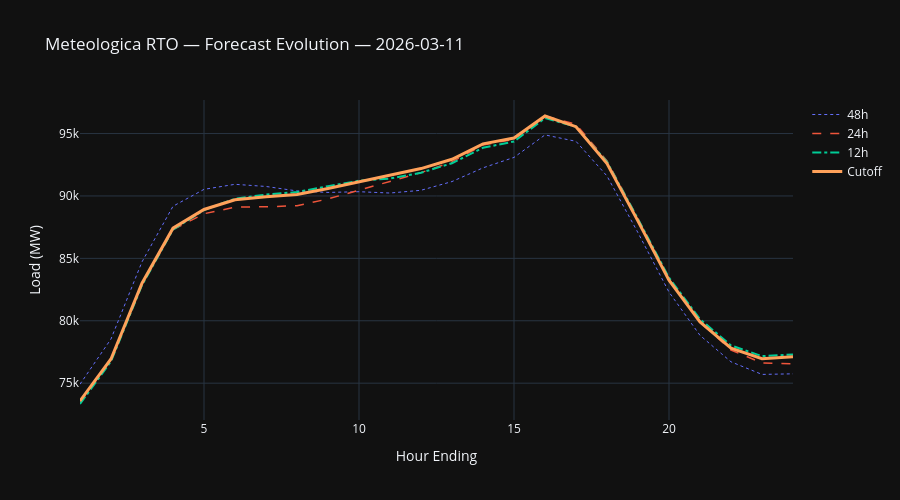

Write notebook code for a chart like this one.
### Markdown cell above
## 3. Forecast Evolution — Cutoff vs Lookbacks

### Code cell
# Overlay 48h -> 24h -> 12h -> cutoff for the latest forecast_date
latest_date = df["forecast_date"].max()
df_latest = df[df["forecast_date"] == latest_date].sort_values("hour_ending")

colors = {"48h": "#636EFA", "24h": "#EF553B", "12h": "#00CC96", "Cutoff": "#FFA15A"}
dashes = {"48h": "dot", "24h": "dash", "12h": "dashdot", "Cutoff": "solid"}

fig = go.Figure()
for label, col, width in [
    ("48h", "load_mw_48h", 1),
    ("24h", "load_mw_24h", 1.5),
    ("12h", "load_mw_12h", 2),
    ("Cutoff", "cutoff_load_mw", 3),
]:
    fig.add_trace(go.Scatter(
        x=df_latest["hour_ending"],
        y=df_latest[col],
        name=label,
        line=dict(color=colors[label], dash=dashes[label], width=width),
    ))

fig.update_layout(
    height=500,
    template="plotly_dark",
    title_text=f"Meteologica RTO \u2014 Forecast Evolution \u2014 {latest_date}",
    xaxis_title="Hour Ending",
    yaxis_title="Load (MW)",
)
fig.show()

### Figure 1 — Plotly figure (JSON) as saved in the notebook; plotly's stock layout.template omitted (floating-point values rounded to 4 significant figures)
{"data": [{"line": {"color": "#636EFA", "dash": "dot", "width": 1}, "name": "48h", "type": "scatter", "x": [1, 2, 3, 4, 5, 6, 7, 8, 9, 10, 11, 12, 13, 14, 15, 16, 17, 18, 19, 20, 21, 22, 23, 24], "y": [74920.0, 78540.0, 84720.0, 89170.0, 90530.0, 90930.0, 90760.0, 90400.0, 90280.0, 90340.0, 90230.0, 90450.0, 91150.0, 92250.0, 93090.0, 94890.0, 94380.0, 91600.0, 87050.0, 82300.0, 78830.0, 76710.0, 75700.0, 75750.0]}, {"line": {"color": "#EF553B", "dash": "dash", "width": 1.5}, "name": "24h", "type": "scatter", "x": [1, 2, 3, 4, 5, 6, 7, 8, 9, 10, 11, 12, 13, 14, 15, 16, 17, 18, 19, 20, 21, 22, 23, 24], "y": [73440.0, 76840.0, 82920.0, 87300.0, 88580.0, 89100.0, 89130.0, 89220.0, 89760.0, 90450.0, 91150.0, 91870.0, 92730.0, 94090.0, 94540.0, 96400.0, 95740.0, 92810.0, 88170.0, 83350.0, 79890.0, 77660.0, 76620.0, 76550.0]}, {"line": {"color": "#00CC96", "dash": "dashdot", "width": 2}, "name": "12h", "type": "scatter", "x": [1, 2, 3, 4, 5, 6, 7, 8, 9, 10, 11, 12, 13, 14, 15, 16, 17, 18, 19, 20, 21, 22, 23, 24], "y": [73330.0, 76740.0, 82850.0, 87300.0, 88870.0, 89780.0, 90110.0, 90310.0, 90790.0, 91220.0, 91400.0, 91860.0, 92620.0, 93860.0, 94360.0, 96240.0, 95550.0, 92720.0, 88150.0, 83450.0, 80130.0, 78020.0, 77170.0, 77300.0]}, {"line": {"color": "#FFA15A", "dash": "solid", "width": 3}, "name": "Cutoff", "type": "scatter", "x": [1, 2, 3, 4, 5, 6, 7, 8, 9, 10, 11, 12, 13, 14, 15, 16, 17, 18, 19, 20, 21, 22, 23, 24], "y": [73570.0, 76940.0, 83010.0, 87420.0, 88920.0, 89690.0, 89940.0, 90110.0, 90600.0, 91150.0, 91660.0, 92190.0, 92940.0, 94170.0, 94640.0, 96410.0, 95550.0, 92590.0, 87980.0, 83260.0, 79910.0, 77800.0, 76950.0, 77120.0]}], "layout": {"height": 500, "title": {"text": "Meteologica RTO — Forecast Evolution — 2026-03-11"}, "xaxis": {"title": {"text": "Hour Ending"}}, "yaxis": {"title": {"text": "Load (MW)"}}}}
